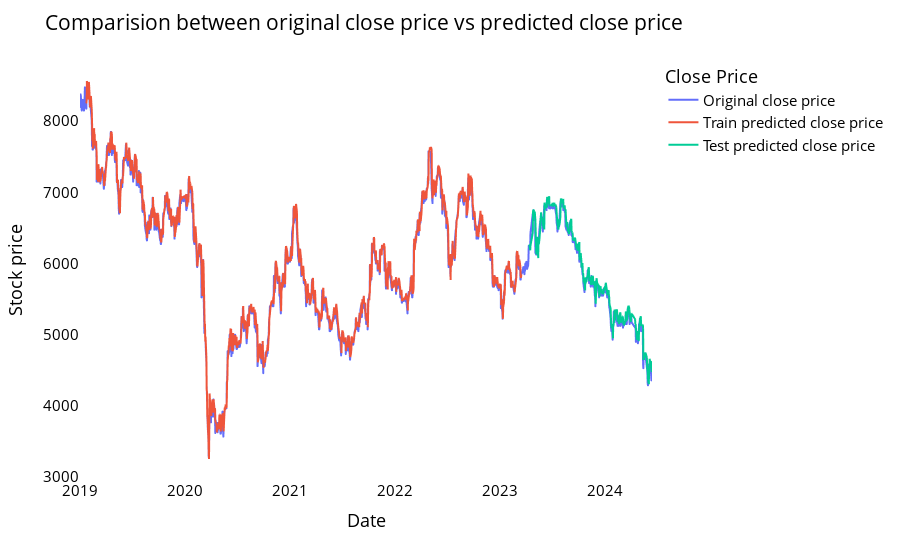

The code cell stored with this chart in its notebook:
### Code cell
# shift train predictions for plotting

look_back=time_step
trainPredictPlot = np.empty_like(closedf)
trainPredictPlot[:, :] = np.nan
trainPredictPlot[look_back:len(train_predict)+look_back, :] = train_predict
print("Train predicted data: ", trainPredictPlot.shape)

# shift test predictions for plotting
testPredictPlot = np.empty_like(closedf)
testPredictPlot[:, :] = np.nan
testPredictPlot[len(train_predict)+(look_back*2)+1:len(closedf)-1, :] = test_predict
print("Test predicted data: ", testPredictPlot.shape)

names = cycle(['Original close price','Train predicted close price','Test predicted close price'])


plotdf = pd.DataFrame({'date': close_stock['date'],
                       'original_close': close_stock['close'],
                      'train_predicted_close': trainPredictPlot.reshape(1,-1)[0].tolist(),
                      'test_predicted_close': testPredictPlot.reshape(1,-1)[0].tolist()})

fig = px.line(plotdf,x=plotdf['date'], y=[plotdf['original_close'],plotdf['train_predicted_close'],
                                          plotdf['test_predicted_close']],
              labels={'value':'Stock price','date': 'Date'})
fig.update_layout(title_text='Comparision between original close price vs predicted close price',
                  plot_bgcolor='white', font_size=15, font_color='black', legend_title_text='Close Price')
fig.for_each_trace(lambda t:  t.update(name = next(names)))

fig.update_xaxes(showgrid=False)
fig.update_yaxes(showgrid=False)
fig.show()

### Figure 1 — Plotly figure (JSON) as saved in the notebook; plotly's stock layout.template omitted (floating-point values rounded to 4 significant figures; data arrays with more than 128 entries replaced by an {"elided": "..."} marker saying what was removed)
{"data": [{"hovertemplate": "variable=original_close<br>Date=%{x}<br>Stock price=%{y}<extra></extra>", "legendgroup": "original_close", "line": {"color": "#636efa", "dash": "solid"}, "marker": {"symbol": "circle"}, "mode": "lines", "name": "Original close price", "showlegend": true, "type": "scattergl", "x": {"elided": "1374 str values"}, "xaxis": "x", "y": {"elided": "1374 int values"}, "yaxis": "y"}, {"hovertemplate": "variable=train_predicted_close<br>Date=%{x}<br>Stock price=%{y}<extra></extra>", "legendgroup": "train_predicted_close", "line": {"color": "#EF553B", "dash": "solid"}, "marker": {"symbol": "circle"}, "mode": "lines", "name": "Train predicted close price", "showlegend": true, "type": "scattergl", "x": {"elided": "1374 str values"}, "xaxis": "x", "y": {"elided": "1374 float values"}, "yaxis": "y"}, {"hovertemplate": "variable=test_predicted_close<br>Date=%{x}<br>Stock price=%{y}<extra></extra>", "legendgroup": "test_predicted_close", "line": {"color": "#00cc96", "dash": "solid"}, "marker": {"symbol": "circle"}, "mode": "lines", "name": "Test predicted close price", "showlegend": true, "type": "scattergl", "x": {"elided": "1374 str values"}, "xaxis": "x", "y": {"elided": "1374 float values"}, "yaxis": "y"}], "layout": {"font": {"color": "black", "size": 15}, "legend": {"title": {"text": "Close Price"}, "tracegroupgap": 0}, "margin": {"t": 60}, "plot_bgcolor": "white", "title": {"text": "Comparision between original close price vs predicted close price"}, "xaxis": {"anchor": "y", "domain": [0, 1], "showgrid": false, "title": {"text": "Date"}}, "yaxis": {"anchor": "x", "domain": [0, 1], "showgrid": false, "title": {"text": "Stock price"}}}}
